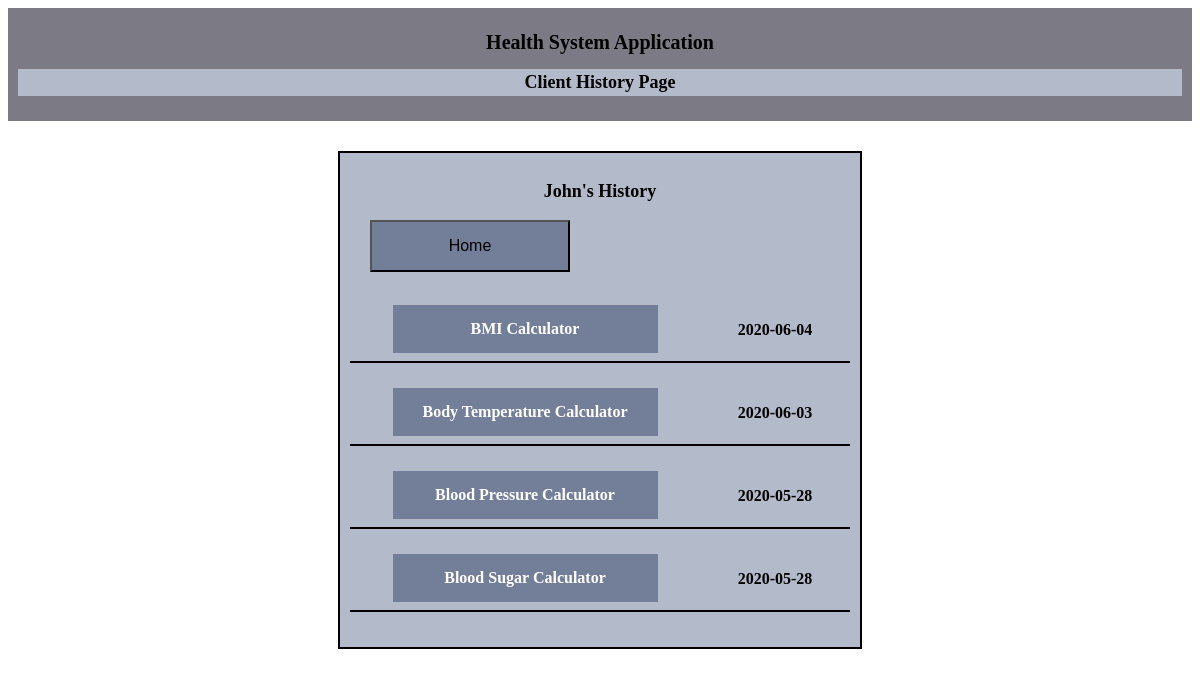
The app's page /clientHistory.php (signed in) with its own data.
### tables this page shows
CREATE TABLE `client_health_risks` (
  `clientHealthRisksID` int(11) NOT NULL AUTO_INCREMENT,
  `dateTime` date NOT NULL,
  `clientHealthRiskTitle` varchar(255) NOT NULL,
  `clientID` int(11) NOT NULL,
  `healthRiskID` int(11) NOT NULL,
  PRIMARY KEY (`clientHealthRisksID`),
  KEY `healthRiskID` (`healthRiskID`),
  KEY `clientID` (`clientID`),
  CONSTRAINT `client_health_risks_ibfk_1` FOREIGN KEY (`healthRiskID`) REFERENCES `health_risks` (`healthRiskID`),
  CONSTRAINT `client_health_risks_ibfk_2` FOREIGN KEY (`clientID`) REFERENCES `clients` (`clientID`)
);

### clientHistory.php (the view, shortened to what this page needs)
<!DOCTYPE html>
<html lang ="en">
<head>
	<link rel="stylesheet" type="text/css" href="pecss.css">
</head>
<body>
  <div class="header">
		<h1>Health System Application</h1>
		<h2> Client History Page </h2>
	</div>
	<div class = "body">
		<h2> <?php echo $_SESSION["name"];?>'s History </h2>
		<div class = "headMenu">
			<a href ="clientHome.php"><button type="button" class="history">Home</button> </a>
		</div>
<?php
		$clientID = $_SESSION['clientID'];
		require_once("conn.php");
		$sql = "SELECT clientHealthRiskTitle, dateTime FROM client_health_risks WHERE clientID = '$clientID' ORDER BY dateTime DESC";
		$result = $conn->query($sql);
		if ($result->num_rows > 0) {
			$i = 0;
			while ($row = $result->fetch_assoc()) {
				$title = $row["clientHealthRiskTitle"];
				$token = strtok($title, " ");
				$temp = "";
				while ($token !== false){
						 $temp = $temp.$token;
							$token = strtok(" ");
					}
				$i++;
				$title = $_SESSION["name"]. $temp. $i.".php";
				?>
				<a class = "historyMenu" href=<?php echo $title?>><?php echo  $row["clientHealthRiskTitle"];?></a>
				<p class = "dateTime"> <?php echo  $row["dateTime"];?></p>
				<hr>
				<?php
			}
		}
		else {
				echo "You do not have any history";
			}
?>
	</div>
</body>
</html>

### pecss.css (style rules this page uses)
.header { font-family:"Georgia", "Times New Roman", "Arial"; padding: 10px; text-align:center; background:#7b7a85; font-size: 10px; font:Georgia; margin-bottom: 30px; }
form, .body { text-align: center; float: center; margin: auto; background-color: #b3bac9; width: 500px; padding: 10px; border: 2px solid black; }
h1 { color: black; text-align: center; font-size: 20px; }
h2 { font-family:"Georgia", "Times New Roman", "Arial"; padding:3px; text-align:center; background-color: #b3bac9; font-size:18px; font:Georgia; }
div.headMenu { margin-bottom: 100px; }
button { padding: 15px 20px; text-align:center; background-color: #737e99; color: black; font-size: 16px; margin-bottom: 15px; width: 65%; }
button.history { padding: 15px 20px; width: 40%; float: left; margin-left: 20px; }
.historyMenu:link, .historyMenu:visited { font-weight: bold; font-size: 16px; color: white; padding: 15px 20px; background-color: #737e99; text-align: center; text-decoration: none; display: inline-block; width: 45%; }
p.dateTime { float: right; font-weight: bold; font-size: 16px; text-align: center; text-decoration: none; display: inline-block; width: 30%; }
hr { border: 1px solid black; margin-bottom: 25px; }
::placeholder { text-align:center; color:red; }
a { font-weight: bold; }

### records on screen
client_health_risks: clientHealthRiskTitle "BMI Calculator", dateTime "2020-06-04"
client_health_risks: clientHealthRiskTitle "Body Temperature Calculator", dateTime "2020-06-03"
client_health_risks: clientHealthRiskTitle "Blood Pressure Calculator", dateTime "2020-05-28"
client_health_risks: clientHealthRiskTitle "Blood Sugar Calculator", dateTime "2020-05-28"

### other values on screen
$_SESSION["name"] "John"
